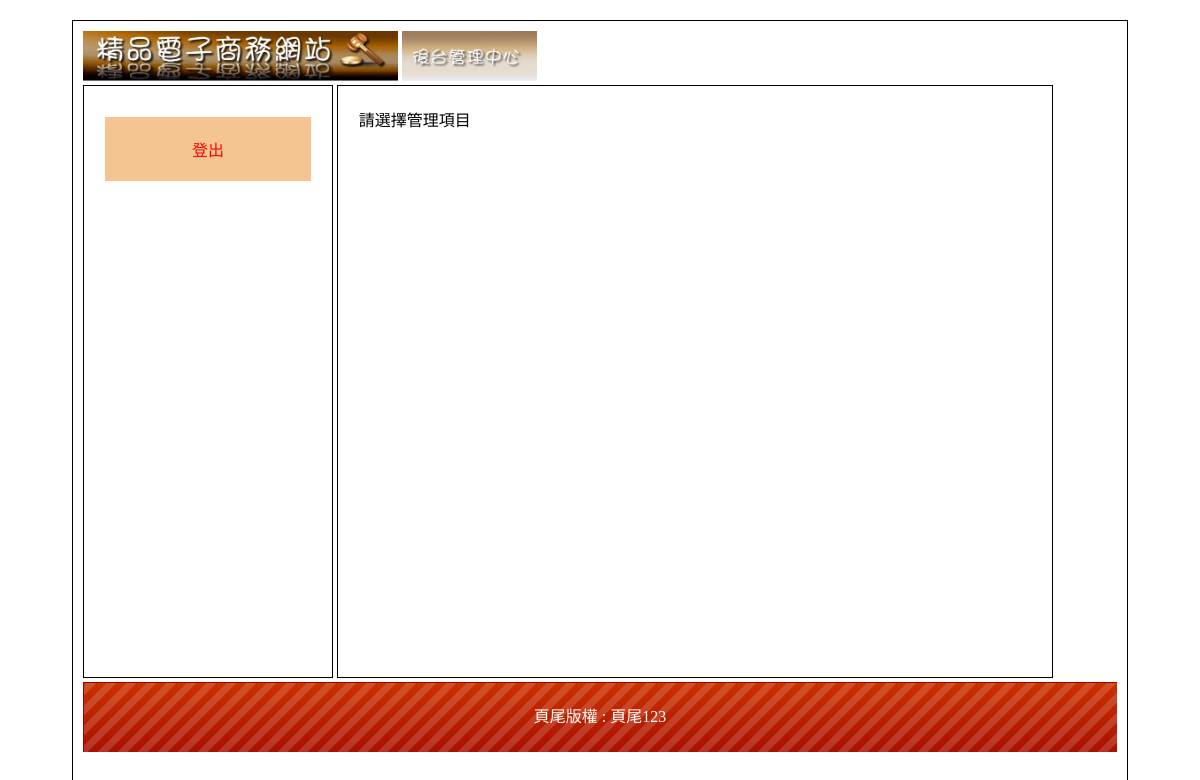
The app's page /admin.php, older data.
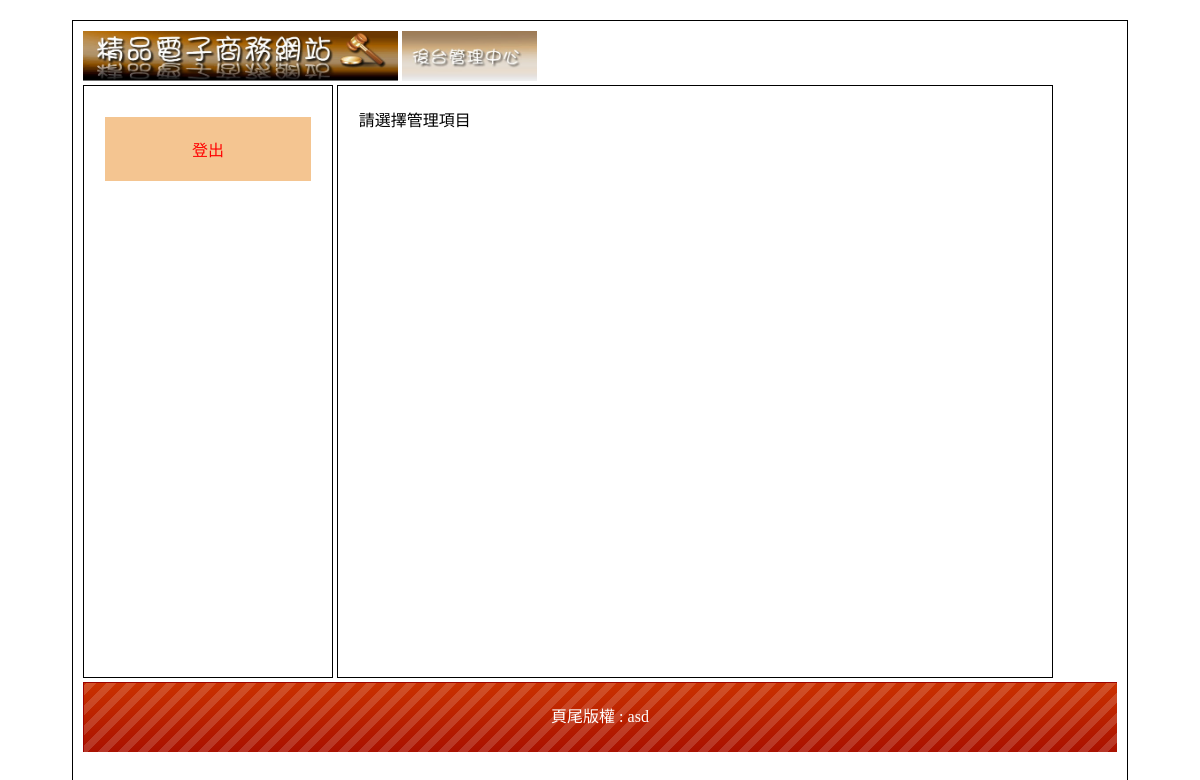
The same page, newer data.
### tables this page shows
CREATE TABLE `foot` (
  `foot` text NOT NULL
);

### sql.php (called while the page is built, shortened)
<?php
    $pdo = new PDO("mysql:host=localhost;dbname=dbxx4;charset=utf8", "root", "");
    function All($sql)
    {
        global $pdo;
        return $pdo->query($sql)->fetchAll();
    }
    $foot = All("select * from foot")[0][0];
?>

### admin.php (the view, shortened to what this page needs)
<!DOCTYPE html PUBLIC "-//W3C//DTD XHTML 1.0 Transitional//EN" "http://www.w3.org/TR/xhtml1/DTD/xhtml1-transitional.dtd">
<html xmlns="http://www.w3.org/1999/xhtml"><head><meta http-equiv="Content-Type" content="text/html; charset=UTF-8">
<?php
	include("sql.php");
?>
<link href="./Manage Page_files/css.css" rel="stylesheet" type="text/css">
</head>
<body>
	<div id="main">
    	<div id="top">
        	<a href="?">
            	<img src="./Manage Page_files/0416.jpg" height="50px">
            </a>
                            <img src="./Manage Page_files/0417.jpg" height="50px">
                   </div>
        <div id="left" class="ct">
        	<div style="min-height:400px;">
            	        	<a href="api.php?do=out" style="color:#f00;">登出</a>
                    </div>
                    </div>
		<div id="right"  style="overflow-y:scroll; height:500px">
		<?php
			if(!empty($_GET["redo"]))	include("a".$_GET["redo"].".php");
			else echo "請選擇管理項目";
		?>
        	        </div>
        <div id="bottom" style="line-height:70px; color:#FFF; background:url(icon/bot.png);" class="ct">
        	頁尾版權 :    <?=$foot?></div>
    </div>
</body></html>

### Manage Page_files/css.css (style rules this page uses)
body { font-family:"微軟正黑體"; }
#main { width:1034px; padding:10px; margin:20px auto 20px auto; border:#000 solid 1px; min-height:768px; }
#top a { color:#CE631C; text-decoration:none; }
#left { display:inline-block; width:20%; padding:2%; min-height:550px; vertical-align:top; border:#000 1px solid; }
#left a { display:block; padding:20px 5px 20px 5px; text-decoration:none; background:#F4C591; margin:10px auto 10px auto; color:#65350A; }
.ct { text-align:center; }
#right { display:inline-block; width:65%; padding:2%; min-height:550px; border:#000 1px solid; }
#bottom { height:70px; background-size:cover; }

Row changes from the older to the newer data that the page shows:
removed foot: foot "頁尾123"
added foot: foot "asd"
